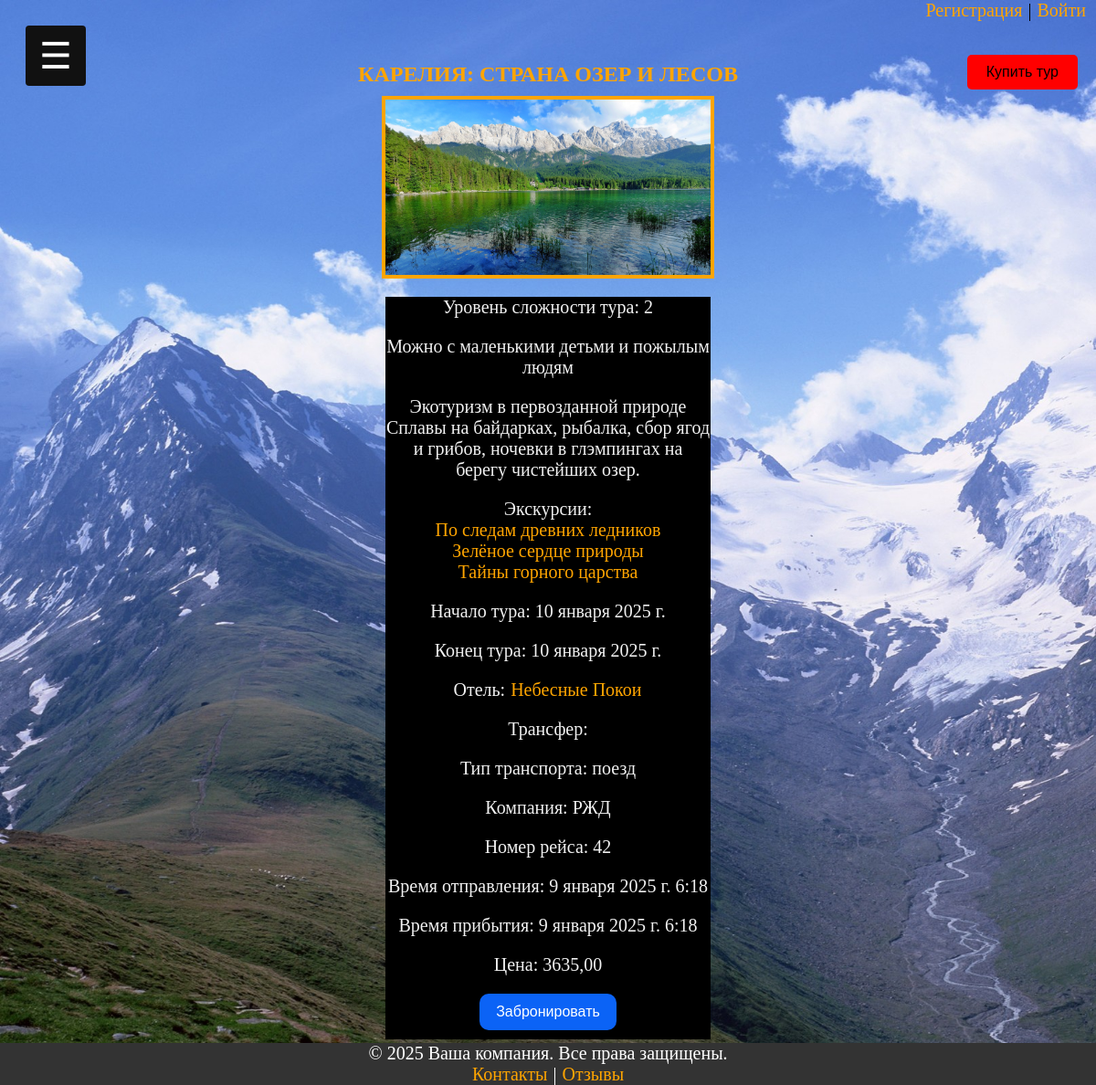
Screenshot of /tours/8/ with the database file from the repository.
### turfirmaapp/models.py (models this page shows, shortened)
class Tours(models.Model):
    tour_name = models.CharField(max_length=100, verbose_name="Название тура")
    level = models.IntegerField(verbose_name="Уровень сложности", null=True)
    description = models.TextField(null=True, blank=True, verbose_name="Описание")
    start_date = models.DateField(verbose_name="Дата начала")
    end_date = models.DateField(verbose_name="Дата окончания")
    price = models.DecimalField(max_digits=10, decimal_places=2, verbose_name="Цена")
    photo_tour = models.ImageField(upload_to="photo_tour/", verbose_name="Фотография", null=True)
    excursions = models.ManyToManyField(Excursions, verbose_name="Название экскурсии", blank=True)
    transport = models.ForeignKey(Transport, on_delete=models.CASCADE, verbose_name="ID транспорта")
    hotel = models.ForeignKey(Hotels, on_delete=models.CASCADE, verbose_name="название отеля")
    number_of_views = models.IntegerField(verbose_name="Количество просмотров", null=True, default=0)
    class Meta:
        verbose_name = 'тур'
        verbose_name_plural = "Туры"

class Excursions(models.Model):
    excursion_name = models.CharField(max_length=100, verbose_name="Название экскурсии")
    description = models.TextField(null=True, blank=True, verbose_name="Описание")
    excursion_date = models.DateField(verbose_name="Дата экскурсии")
    price = models.DecimalField(max_digits=10, decimal_places=2, verbose_name="Цена")
    photo_excur = models.ImageField(upload_to="photo_excur/", verbose_name="Фотография", null=True)
    def get_absolute_url(self):
        return reverse('excursion', kwargs={'excursion_id': self.pk})
    class Meta:
        verbose_name = 'экскурсию'
        verbose_name_plural = "Экскурсии"

class Hotels(models.Model):
    hotel_name = models.CharField(max_length=100, verbose_name="Название отеля")
    address = models.CharField(max_length=255, null=True, blank=True, verbose_name="Адрес")
    rating = models.IntegerField(null=True, blank=True, verbose_name="Рейтинг")
    contact_number = models.CharField(max_length=20, null=True, blank=True, verbose_name="Контактный телефон")
    photo_hotel = models.ImageField(upload_to="photo_hotel/", verbose_name="Фотография", null=True)
    def get_absolute_url(self):
        return reverse('hotel', kwargs={'hotel_id': self.pk})
    class Meta:
        verbose_name = 'отель'
        verbose_name_plural = "Отели"

class Transport(models.Model):
    transport_type = models.CharField(max_length=50, verbose_name="Тип транспорта")
    company_name = models.CharField(max_length=100, null=True, blank=True, verbose_name="Название компании")
    flight_number = models.CharField(max_length=50, null=True, blank=True, verbose_name="Номер рейса")
    departure_time = models.DateTimeField(null=True, blank=True, verbose_name="Время отправления")
    arrival_time = models.DateTimeField(null=True, blank=True, verbose_name="Время прибытия")
    class Meta:
        verbose_name = 'транспорт'
        verbose_name_plural = "Транспорт"

### turfirmaapp/views.py (the view)
# urls.py: path('tours/<int:tour_id>/', show_tour, name='tour'),
def show_tour(request, tour_id):
    try:
        my_data = request.session.get('customer', None)
        data_tour = Tours.objects.get(id=tour_id)
        data_excursion = Tours.objects.get(id=tour_id).excursions.all()
        data_transport = Transport.objects.get(id=data_tour.transport_id)
        data_hotel = Hotels.objects.get(id=data_tour.hotel_id)
        request.session['tour_id'] = tour_id
        quantity = Tours.objects.get(id=tour_id).number_of_views
        Tours.objects.filter(id=tour_id).update(number_of_views=quantity + 1)
        return render(request, "show_tour.html",
                      {"data_tour": data_tour, "data_excursion": data_excursion, "data_transport": data_transport,
                       "data_hotel": data_hotel, 'customer': my_data})
    except Exception as e:
        print(e)
        return render(request, '404.html')

### turfirmaapp/templates/show_tour.html (shortened to what this page needs)
{% extends 'base.html' %}
{% if data_tour %}
{% block content %}
{% load static %}
    <h2 class="title_tour">{{ data_tour.tour_name }}</h2>
    <p><img class="photo_tour" src="{{data_tour.photo_tour.url}}"></p>
<div class="show_tour">
    <p>Уровень сложности тура: {{ data_tour.level }}</p>
    {% if data_tour.level == 2 %}<p>Можно с маленькими детьми и пожылым людям</p>{% endif %}
    <p>{{ data_tour.description }}</p>
    <p>Экскурсии: <br>
        {% if data_excursion %}
     {% for item in data_excursion %} <a class="links"  href="{{ item.get_absolute_url }}">{{ item.excursion_name }} </a><br>{% endfor %}{% else %}нет{% endif %}</p>
    <p>Начало тура: {{ data_tour.start_date }}</p>
    <p>Конец тура: {{ data_tour.end_date }}</p>
    <p>Отель: <a class="links"  href="{{ data_hotel.get_absolute_url }}">{{ data_hotel.hotel_name }}</a></p>
    <p>Трансфер:
            <p>Тип транспорта: {{data_transport.transport_type}}</p>
            <p>Компания: {{data_transport.company_name}}</p>
            <p>Номер рейса: {{data_transport.flight_number}}</p>
            <p>Время отправления: {{data_transport.departure_time}}</p>
            <p>Время прибытия: {{data_transport.arrival_time}}</p>
    </p>
    <p>Цена: {{ data_tour.price }}</p>
    <button class="button_booking" type="button"><a class="links_btn" href="{% url 'booking' %}">Забронировать</a></button>
</div>
{% endblock %}
{% else %}
    <h2>Нет такого тура</h2>
{% endif %}

### turfirmaapp/static/css/styles.css (style rules this page uses)
body { background-size: cover; background-attachment: fixed; overflow-x: hidden; }
h2 { position: relative; left: 49%; margin-inline-start: 0px; margin-inline-end: 0px; font-weight: bold; unicode-bidi: isolate; text-transform: uppercase; }
.photo_tour { display: block; margin: 0 auto; margin-top: -30px; width: 30%; height: 30%; border: 4px solid orange; }
.links { color: orange; outline: none; text-decoration: none; padding: 2px 1px 0; }
.show_tour { display: block; margin: 0 auto; margin-top: 10px; margin-bottom: 50px; background-color: black; color: #f1f1f1; text-align: center; font-size: 20px; width: 30%; }
.title_tour { position: static; text-align: center; color: orange; padding-bottom: 20px; }
.button_booking { border-radius: 10px; text-decoration: none; background: #0B63F6; height: 40px; width: 150px; font-size: 16px; margin-bottom: 10px; }
.links_btn { color: white; outline: none; text-decoration: none; padding: 2px 1px 0; }
button { padding: 10px; background-color: #5cb85c; color: white; border: none; border-radius: 4px; cursor: pointer; font-size: 16px; margin: auto; }

### rows the page displays
Tours: tour_name "КАРЕЛИЯ: СТРАНА ОЗЕР И ЛЕСОВ", photo_tour (picture), level "2", description "Экотуризм в первозданной природе Сплавы на байдарках, рыбалка, сбор ягод и грибов, ночевки в глэмпингах на берегу чистейших озер.", start_date "10 января 2025 г.", end_date "10 января 2025 г.", price "3635,00"
Excursions: excursion_name "По следам древних ледников"
Excursions: excursion_name "Зелёное сердце природы"
Excursions: excursion_name "Тайны горного царства"
Hotels: hotel_name "Небесные Покои"
Transport: transport_type "поезд", company_name "РЖД", flight_number "42", departure_time "9 января 2025 г. 6:18", arrival_time "9 января 2025 г. 6:18"
